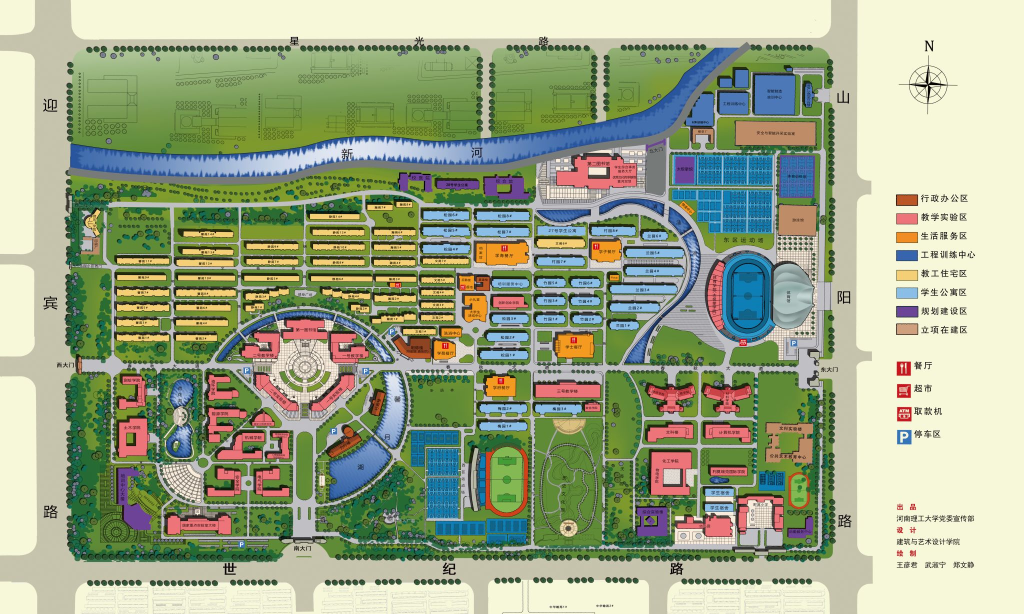
#> input picture chemistry-lab-game/web-demo/html5-v12-roads-pass-2026-11-05/dist/campus-map.jpg, 2048 x 1228 px (shown at 1/2 size)
$ python extract-roads.py
#> lines starting #> are read from the running program, lines starting #| are printed output that depends on the picture; after the words box and inside, x2 and y2 are one past the last pixel; in counts of white or black regions, pixels touching at a corner belong together
from PIL import Image, ImageDraw
import numpy as np
from scipy import ndimage as nd
import json
im=np.asarray(Image.open('dist/campus-map.jpg').convert('RGB')).astype(int)
# Gray paved surfaces on the supplied map. Excludes colored roofs, grass, water.
raw=(im.max(2)-im.min(2)<31)&(im.min(2)>130)&(im.max(2)<245)
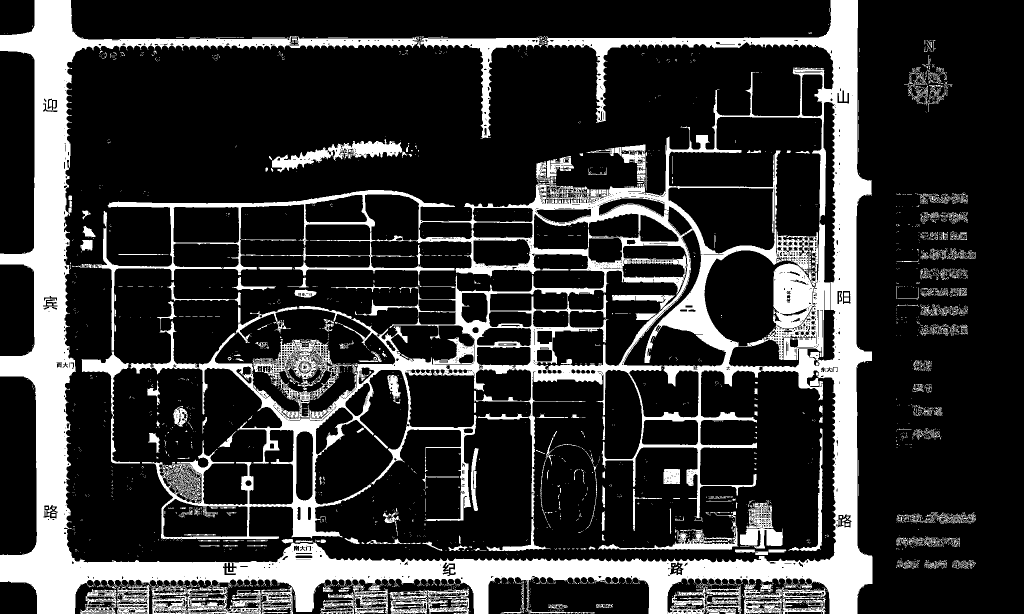
#> raw: shape (1228, 2048) bool (shown at 1/2 size); 20.1% white; 3740 white regions (3407 under 20 px), largest, box (x1, y1, x2, y2) and area: (0, 0, 1745, 1228) 432342, (839, 72, 1088, 277) 6614, (544, 278, 815, 345) 5611
allowed=np.zeros(raw.shape,bool);allowed[300:1100,150:1655]=True
allowed[115:350,1330:1655]=True
raw &= allowed
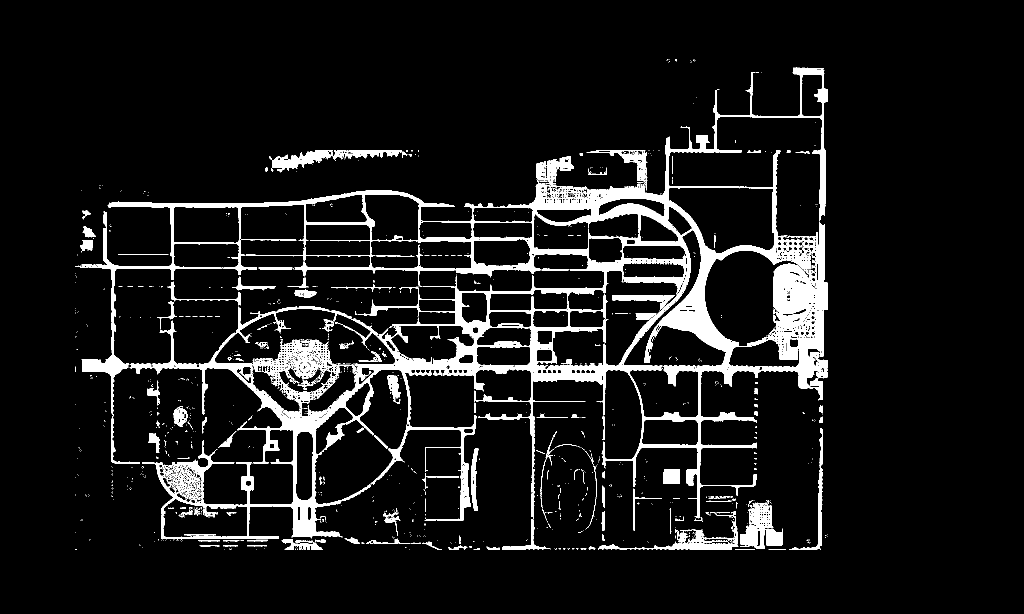
#> raw: shape (1228, 2048) bool (shown at 1/2 size); 8.4% white; 1388 white regions (1219 under 20 px), largest, box (x1, y1, x2, y2) and area: (157, 135, 1655, 1078) 167934, (1480, 1005, 1566, 1097) 3917, (1196, 1023, 1477, 1100) 3341
# Small print/anti-alias gaps only, never bridge a building or garden.
raw=nd.binary_closing(raw,iterations=2)
#> raw: shape (1228, 2048) bool; 9.5% white; 614 white regions (513 under 20 px), largest, box (x1, y1, x2, y2) and area: (150, 135, 1655, 1100) 205853, (1480, 1001, 1566, 1097) 4937, (1196, 1023, 1477, 1100) 4572
# Explicit footprints with pale interiors, to prevent entering courtyards through labels.
for x,y,w,h in [(1294,900,94,88),(1350,1042,120,45),(1474,991,91,100),(455,751,20,25),(1544,516,91,147),(1407,504,137,184)]:raw[y:y+h,x:x+w]=False
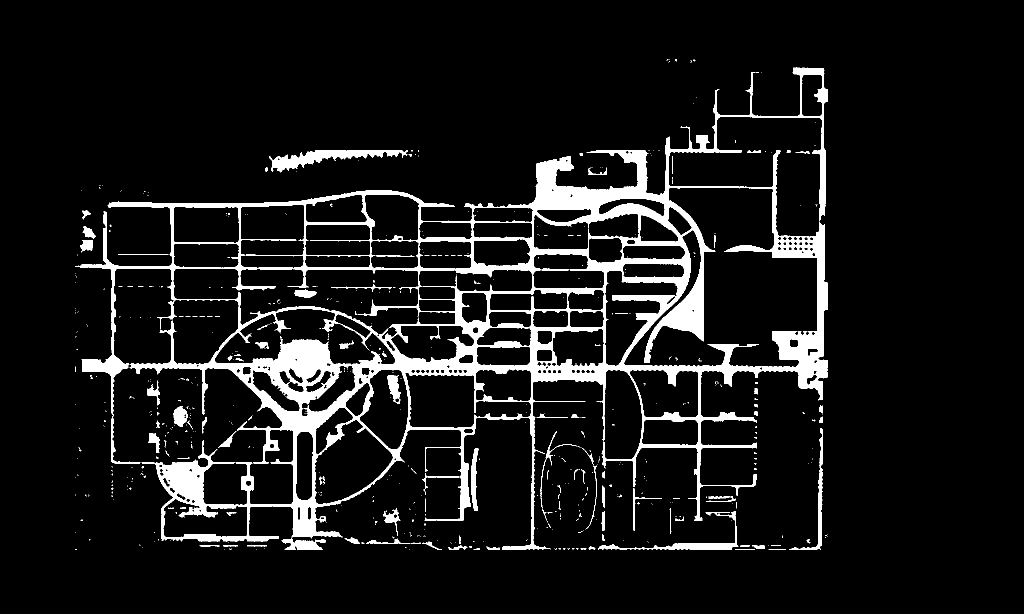
#> raw: shape (1228, 2048) bool (shown at 1/2 size); 8.5% white; 611 white regions (509 under 20 px), largest, box (x1, y1, x2, y2) and area: (150, 135, 1655, 1100) 189247, (538, 300, 816, 345) 4420, (1196, 1023, 1477, 1100) 2542
# Text-shaped holes wholly enclosed by paved pixels, never large courtyards/islands.
closed=nd.binary_fill_holes(raw);holes=closed & ~raw
#> after `closed = nd.binary_fill_holes(raw)`:
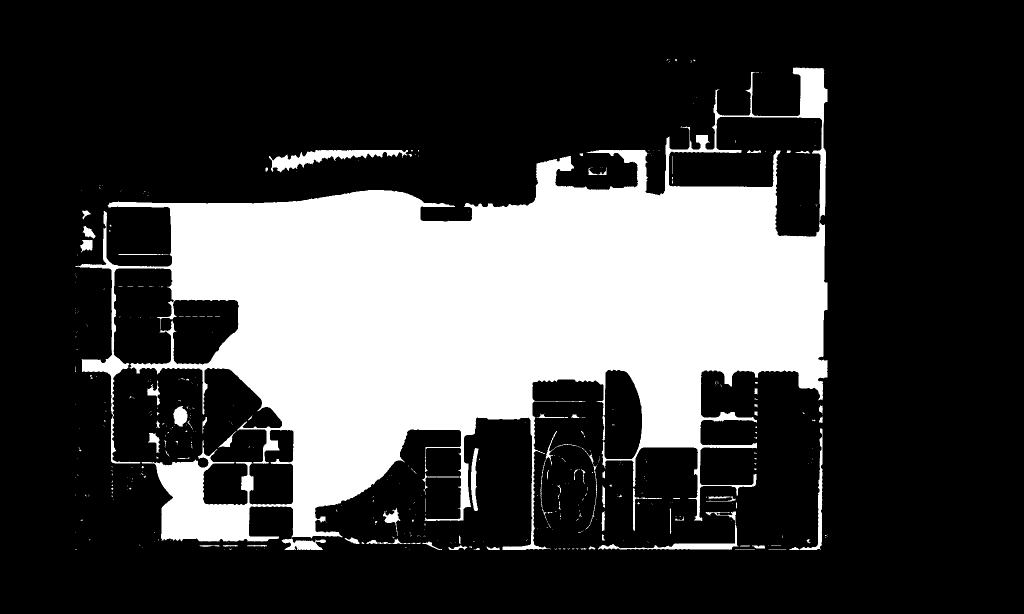
#> closed: shape (1228, 2048) bool (shown at 1/2 size); 25.1% white; 451 white regions (368 under 20 px), largest, box (x1, y1, x2, y2) and area: (150, 135, 1655, 1100) 609892, (538, 300, 816, 345) 4433, (1196, 1023, 1477, 1100) 2542
#> after `holes = closed & ~raw`:
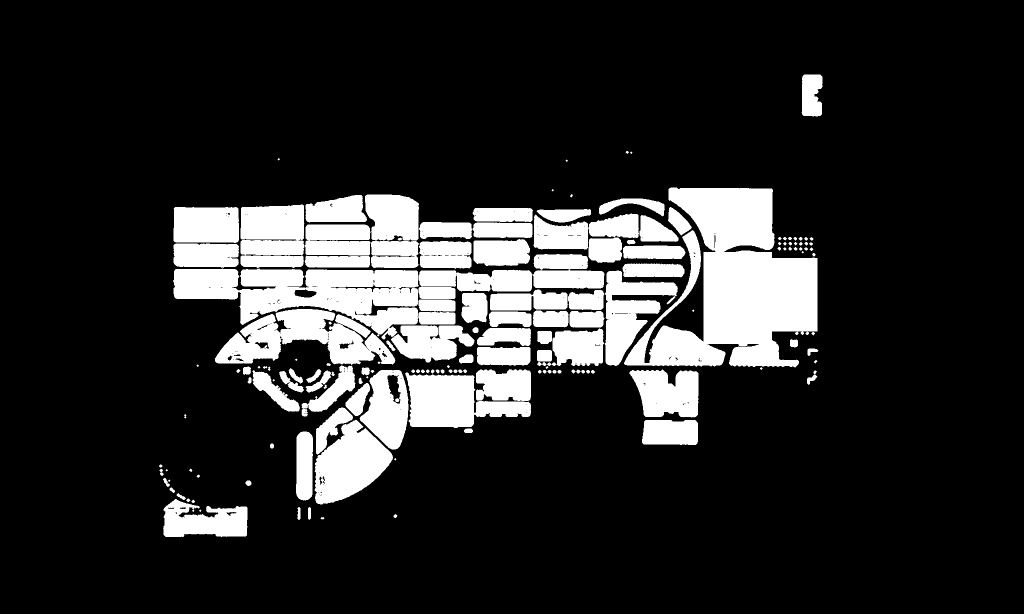
#> holes: shape (1228, 2048) bool (shown at 1/2 size); 16.6% white; 160 white regions (17 under 20 px), largest, box (x1, y1, x2, y2) and area: (1248, 375, 1635, 735) 77373, (346, 537, 911, 679) 40901, (430, 618, 791, 730) 21678
hole_labels,hole_n=nd.label(holes);sizes=np.bincount(hole_labels.ravel());small=(sizes<=120);small[0]=False
#> after `hole_labels, hole_n = nd.label(holes)`:
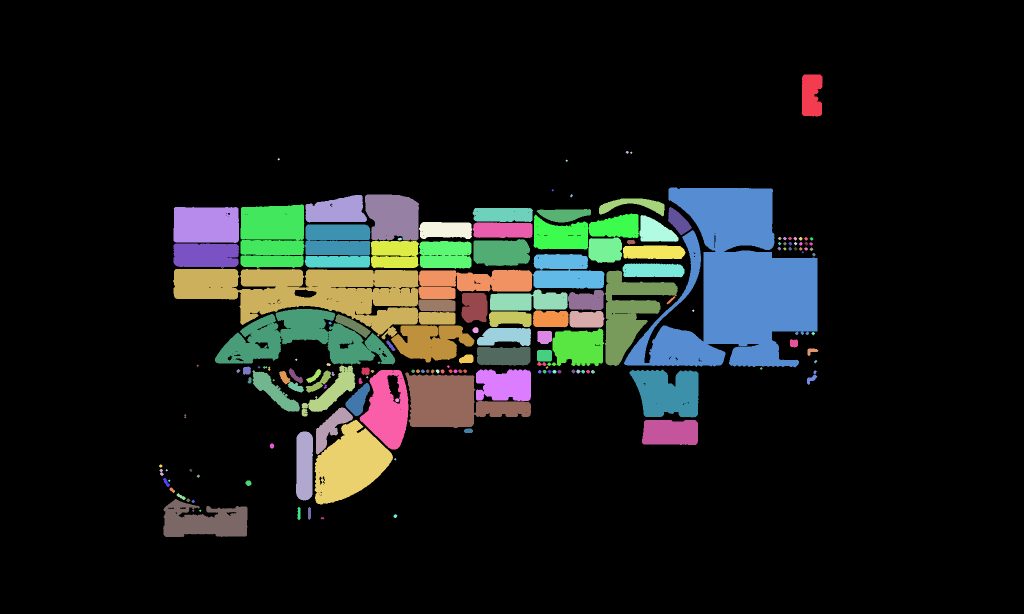
#> hole_labels: shape (1228, 2048) int32 (shown at 1/2 size); 165 distinct labels, from 0 to 164; one colour per label, 0 black
#> after `hole_labels, hole_n = nd.label(holes)`: hole_n = 164
#> after `sizes = np.bincount(hole_labels.ravel())`: sizes = 165 values, max 2097526 at index 0, min 13 at index 3, mean 15242.1
raw |= small[hole_labels]
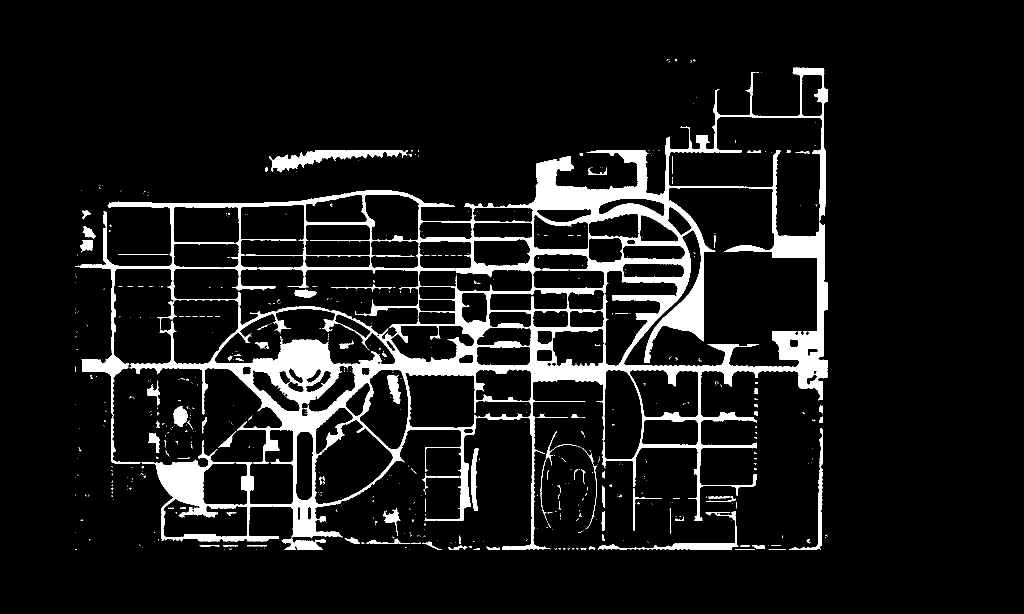
#> raw: shape (1228, 2048) bool (shown at 1/2 size); 8.7% white; 611 white regions (509 under 20 px), largest, box (x1, y1, x2, y2) and area: (150, 135, 1655, 1100) 192634, (538, 300, 816, 345) 4433, (1196, 1023, 1477, 1100) 2542
# Manually reviewed continuous road centres repair labels/shadows across the road.
# Widths stay inside road edges; no arbitrary global dilation.
#> (the run stopped early here; a loop or call above may not have finished)
